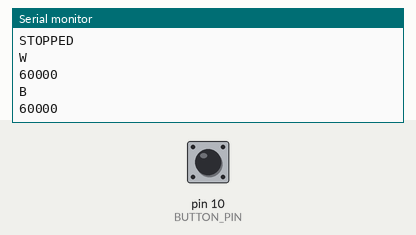
The sketch below on a simulated Arduino Uno, built with avr-gcc and run on an emulated ATmega328P. On the bench: the last lines printed to the serial monitor. The inputs (shaded band) are chosen by the test bench; at power-on: pin 10 (BUTTON_PIN) HIGH.

Above: at 1.2 s.
1.3 s: pin 10 (BUTTON_PIN) pulled LOW for 0.15 s
4.4 s: pin 10 (BUTTON_PIN) pulled LOW for 1 s
At 4.9 s:
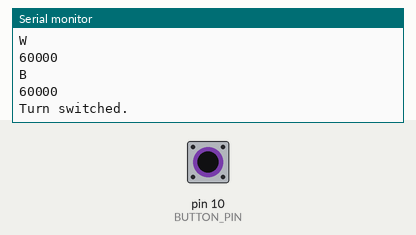
6.9 s: pin 10 (BUTTON_PIN) pulled LOW for 0.15 s
At 7.8 s:
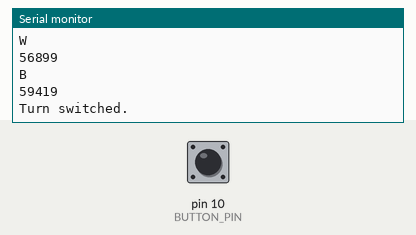
Timing chart, 0 to 9.9 s (numbered marks = the images above; inputs shaded):
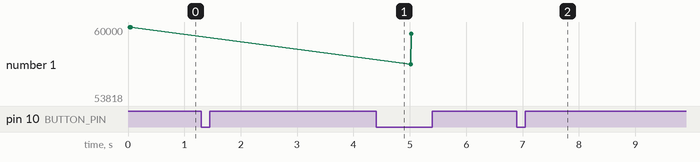

The sketch:

MyChessClock.ino
```cpp
#include "ChessClock.h"

ChessClock clock(1L * 60 * 1000); // Setta il timer a 1 minuto. In futuro, bisognerà poter decidere il tempo nel loop()

const int BUTTON_PIN = 10; // Identifica il bottone che per ora fa tutto al pin 10

bool buttonPressed() { // Verifica se il bottone è stato premuto
  static bool lastState = HIGH;
  bool currentState = digitalRead(BUTTON_PIN);

  if (lastState == HIGH && currentState == LOW) {
    delay(20);
    lastState = currentState;
    return true;
  }

  lastState = currentState;
  return false;
}

bool gameStarted = false; // La partita non è iniziata ancora!

// FUNZIONE SOLO DI DEBUGGING, DA ELIMINARE IN PROD
unsigned long previousPrintTime = 5000;
int timer(long w, long b, GameState s) {
  int interval = 5000;
  int s2 = 10;
  unsigned long printTime = millis();
  if (printTime - previousPrintTime >= interval) {
    s2 = static_cast<int>(s);
    if (s2 == 0) {
      Serial.println("STOPPED");
    } else if (s2 == 1) {
      Serial.println("RUNNING");
    } else if (s2 == 2) {
      Serial.println("PAUSED");
    } else if (s2 == 3) {
      Serial.println("OVER");
    }
    Serial.println("W");
    Serial.println(String(w)+"\n"); // Print da utilizzare per vedere se realmente scambia lo scorrere del tempo quando il bottone verrà premuto (non ho un bottoneeeee)
    Serial.println("B");
    Serial.println(String(b)+"\n");
    previousPrintTime = printTime;
  }
}

void setup() {
  Serial.begin(9600);
  pinMode(BUTTON_PIN, INPUT_PULLUP); // Setta il pin per il bottone
  Serial.println("ARDUINO CONNECTED!");
}

void loop() {
  clock.update();

  if (buttonPressed()) { // Solo se il bottone è stato premuto allora inizia la partita
    if (clock.getState() == GameState::STOPPED) {
      clock.startWhite(); // Inizia il gioco, parte il bianco
    } else if (clock.getState() == GameState::RUNNING) { // Se preme il bottone e la partita era già iniziata, cambio turno
      clock.switchTurn();
      Serial.println("Turn switched.");
    }
  }

  unsigned long w = clock.getWhiteTime(); // Estrae il tempo del bianco, da mandare al display in futuro
  unsigned long b = clock.getBlackTime(); // Estrae il tempo del nero, da mandare al display in futuro

  timer(w,b,clock.getState());

}
```

ChessClock.cpp
```cpp
#include "ChessClock.h"

// Inizializza istanza della classe ChessClock
ChessClock::ChessClock(unsigned long startTimeMs) // Tempo che viene settato nell.ino
  : timeWhite(startTimeMs), // Da parametro
    timeBlack(startTimeMs), // Da parametro
    lastSwitchTime(0), // Inizializza il momento dell'ultimo switch di turno a zero
    whiteTurn(true), // Inizia sempre il bianco
    state(GameState::STOPPED)
{}

GameState ChessClock::getState() const {
  return state;
}

unsigned long ChessClock::currentMillis() const { //Registra il tempo attuale
  return millis();
}

void ChessClock::startWhite() { // Inizia la partita per il bianco
  if (state != GameState::STOPPED) return;
  whiteTurn = true;
  lastSwitchTime = currentMillis();
  state = GameState::RUNNING;
}

void ChessClock::startBlack() { // Inizia la partita per il nero
  if (state != GameState::STOPPED) return;
  whiteTurn = false;
  lastSwitchTime = currentMillis();
  state = GameState::RUNNING;
}

void ChessClock::switchTurn() { // Cambia il turno
  if (state != GameState::RUNNING) return;

  unsigned long now = currentMillis();
  unsigned long elapsed = now - lastSwitchTime;

  if (whiteTurn) {
    timeWhite -= elapsed;
  } else {
    timeBlack -= elapsed;
  }

  whiteTurn = !whiteTurn;
  lastSwitchTime = now;
}

void ChessClock::pause() {
  if (state != GameState::RUNNING) return;

  unsigned long now = currentMillis();
  unsigned long elapsed = now - lastSwitchTime;

  if (whiteTurn) timeWhite -= elapsed;
  else timeBlack -= elapsed;

  state = GameState::PAUSED;
}

void ChessClock::resume() {
  if (state != GameState::PAUSED) return;

  lastSwitchTime = currentMillis();
  state = GameState::RUNNING;
}

unsigned long ChessClock::getWhiteTime() const { // Estrapola il tempo del bianco per il display
  if (state == GameState::RUNNING && whiteTurn) {
    unsigned long remaining = timeWhite - (currentMillis() - lastSwitchTime);
    return remaining > 0 ? remaining : 0;
  }
  return timeWhite;
}

unsigned long ChessClock::getBlackTime() const { // Estrapola il tempo del nero per il display
  if (state == GameState::RUNNING && !whiteTurn) {
    unsigned long remaining = timeBlack - (currentMillis() - lastSwitchTime);
    return remaining > 0 ? remaining : 0;
  }
  return timeBlack;
}

bool ChessClock::isWhiteTurn() const { // Verifica se è il turno del bianco
  return whiteTurn;
}

void ChessClock::update() {
  if (state != GameState::RUNNING) return;

  unsigned long now = currentMillis();
  unsigned long elapsed = now - lastSwitchTime;

  if (whiteTurn) {
    if (elapsed >= timeWhite) {
      timeWhite = 0;
      state = GameState::GAME_OVER;
      Serial.println("GAME OVER!");
    }
  } else {
    if (elapsed >= timeBlack) {
      timeBlack = 0;
      state = GameState::GAME_OVER;
      Serial.println("GAME OVER!");
    }
  }
}
```

ChessClock.h
```cpp
#ifndef CHESSCLOCK_H
#define CHESSCLOCK_H

#include <Arduino.h>

enum class GameState {
  STOPPED,   // prima di iniziare
  RUNNING,   // partita in corso
  PAUSED,    // pausa manuale
  GAME_OVER  // tempo finito
};


class ChessClock {
  public:
    ChessClock(unsigned long startTimeMs); // Inizializza con tempo di partenza

    void startWhite(); // Primo turno del bianco
    void startBlack(); // Primo turno del nero
    void switchTurn(); // Alterna il turno

    void pause(); // Mette la partita in pausa (running = false)
    void resume(); // Riprende la partita dalla pausa

    void update();

    GameState getState() const;

    unsigned long getWhiteTime() const; // Estrapola il tempo del bianco per il display
    unsigned long getBlackTime() const; // Estrapola il tempo del nero per il display

    bool isWhiteTurn() const; // Verifica di chi è il turno

  private:
    unsigned long timeWhite; // Tempo del bianco
    unsigned long timeBlack; // Tempo del nero

    unsigned long lastSwitchTime; // Registra l'ultimo switch per far correttamente scorrere il tempo di uno o l'altro giocatore
    bool whiteTurn; // è il turno del bianco?

    GameState state;

    unsigned long currentMillis() const; // tempo corrente
};

#endif
```

Measured:
- after the input at 4.4 s, the serial monitor: prints a new line at once (image 1)
- plotted number 1: 60000 → 59419 after the input at 4.4 s, 59419 → 57500 after the input at 6.9 s
